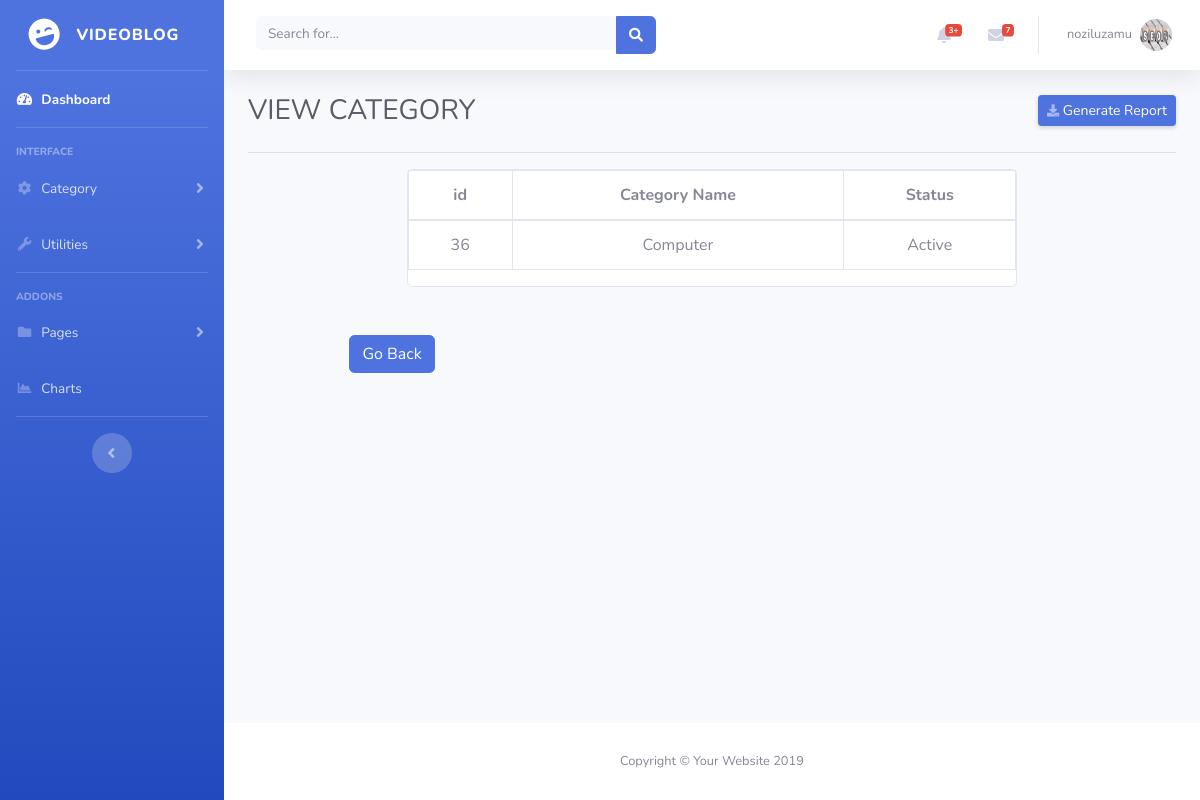
Page /cms/view_category.php?id=36 (signed in) on the committed database.
### tables this page shows
CREATE TABLE `categories` (
  `id` int(11) NOT NULL,
  `name` varchar(55) NOT NULL,
  `status` int(11) NOT NULL,
  `user_id` int(11) NOT NULL,
  `create_at` timestamp NOT NULL DEFAULT CURRENT_TIMESTAMP ON UPDATE CURRENT_TIMESTAMP
);

### cms/lib/Main.php (called while the page is built, shortened)
<?php
class Main
{
    private $db;
    public function __construct()
    {
        $this->db = new Database();
    }
    public function getUserDataByid($table, $id)
    {
        $sql = "SELECT * FROM " . $table . " WHERE id = " . $id;
        $query = $this->db->pdo->prepare($sql);
        $query->execute();
        $results = $query->fetchAll();
        return $results;
    }
}

### cms/lib/Database.php (called while the page is built)
<?php
class Database
{
    private $host = HOST;
    private $user = USER;
    private $pass = PASS;
    private $dbname = DBNAME;
    public $pdo;
    public function __construct()
    {
        if (!isset($this->pdo)) {
            try {
                $link = new PDO("mysql:host=".$this->host."; dbname=". $this->dbname, $this->user, $this->pass);
                $link->setAttribute(PDO::ATTR_ERRMODE, PDO::ERRMODE_EXCEPTION);
                $link->exec("SET CHARACTER SET utf8");
                $this->pdo = $link;
            } catch (PDOException $e) {
                die("Failed to connect with database" . $e->getMessage());
            }
        }
    }
}

### cms/view_category.php (the view)
<?php
include 'inc/header.php';
?>
<body id="page-top">
<div id="wrapper">
    <?php include 'inc/Sidebar.php'; ?>
    <div id="content-wrapper" class="d-flex flex-column">
        <div id="content">
            <?php include 'inc/top_bar.php'; ?>
            <div class="container-fluid">
                <div class="d-sm-flex align-items-center justify-content-between mb-4">
                    <h1 class="h3 mb-0 text-gray-800"><?php $helper->getTitle(); ?></h1>
                    <a href="#" class="d-none d-sm-inline-block btn btn-sm btn-primary shadow-sm"><i
                            class="fas fa-download fa-sm text-white-50"></i> Generate Report</a>
                </div>
                <hr/>
                <div class="row">
                    <div class="col-8 offset-2">
                        <?php
                        if ($_REQUEST['id']) {
                        $id = $_REQUEST['id'];
                        $results = $con->getUserDataByid('categories', $id);
                        foreach ($results
                        as $result) {
                        ?>
                        <div class="panel-body card">
                            <div class="table-responsive">
                                <table class="table table-bordered text-center">
                                    <thead>
                                    <tr>
                                        <th>id</th>
                                        <th>Category Name</th>
                                        <th>Status</th>
                                    </tr>
                                    </thead>
                                    <tbody>
                                    <tr >
                                        <td><?php echo $result['id']?></td>
                                        <td><?php echo $result['name']?></td>
                                        <td><?php echo ($result['status'] == 1) ? 'Active' : 'De-Active' ?></td>
                                    </tr>
                                    </tbody>
                                </table>
                            </div>
                        </div>
                        <?php } } ?>
                    </div>
                    <a href="add_Category.php" class="btn btn-primary mt-5" style="margin-left: 3cm">Go Back</a>
                </div>
            </div>
        </div>
        <?php include 'inc/footer.php'; ?>

### rows in the picture
categories: id "36", name "Computer", status "Active"

### other values in the picture
Session::get('username') "noziluzamu"
str_replace('_', ' ', $res[0]) "VIEW CATEGORY"
